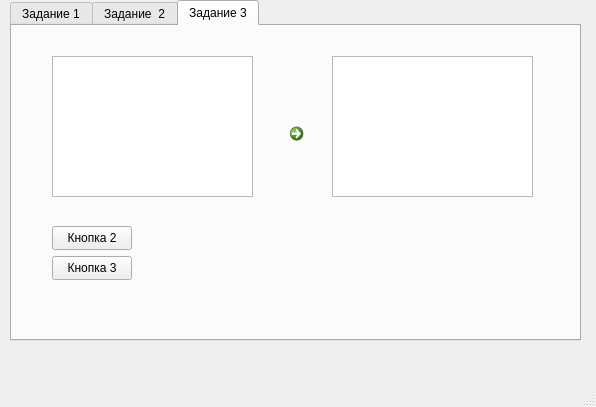
<?xml version="1.0" encoding="UTF-8"?>
<ui version="4.0">
 <class>MainWindow</class>
 <widget class="QMainWindow" name="MainWindow">
  <property name="geometry">
   <rect>
    <x>0</x>
    <y>0</y>
    <width>596</width>
    <height>407</height>
   </rect>
  </property>
  <property name="windowTitle">
   <string>MainWindow</string>
  </property>
  <widget class="QWidget" name="centralwidget">
   <widget class="QTabWidget" name="tabWidget">
    <property name="geometry">
     <rect>
      <x>10</x>
      <y>0</y>
      <width>571</width>
      <height>341</height>
     </rect>
    </property>
    <property name="currentIndex">
     <number>2</number>
    </property>
    <widget class="QWidget" name="tab">
     <attribute name="title">
      <string>Задание 1</string>
     </attribute>
     <widget class="QPushButton" name="pushButton">
      <property name="geometry">
       <rect>
        <x>230</x>
        <y>230</y>
        <width>80</width>
        <height>24</height>
       </rect>
      </property>
      <property name="text">
       <string>Решение</string>
      </property>
     </widget>
     <widget class="QLabel" name="label">
      <property name="geometry">
       <rect>
        <x>40</x>
        <y>10</y>
        <width>16</width>
        <height>20</height>
       </rect>
      </property>
      <property name="text">
       <string>a</string>
      </property>
     </widget>
     <widget class="QLabel" name="label_2">
      <property name="geometry">
       <rect>
        <x>40</x>
        <y>40</y>
        <width>16</width>
        <height>20</height>
       </rect>
      </property>
      <property name="text">
       <string>b</string>
      </property>
     </widget>
     <widget class="QLabel" name="label_3">
      <property name="geometry">
       <rect>
        <x>40</x>
        <y>70</y>
        <width>16</width>
        <height>20</height>
       </rect>
      </property>
      <property name="text">
       <string>c</string>
      </property>
     </widget>
     <widget class="QLineEdit" name="lineEdit">
      <property name="geometry">
       <rect>
        <x>50</x>
        <y>10</y>
        <width>113</width>
        <height>24</height>
       </rect>
      </property>
     </widget>
     <widget class="QLineEdit" name="lineEdit_2">
      <property name="geometry">
       <rect>
        <x>50</x>
        <y>40</y>
        <width>113</width>
        <height>24</height>
       </rect>
      </property>
     </widget>
     <widget class="QLineEdit" name="lineEdit_3">
      <property name="geometry">
       <rect>
        <x>50</x>
        <y>70</y>
        <width>113</width>
        <height>24</height>
       </rect>
      </property>
     </widget>
     <widget class="QLineEdit" name="lineEdit_4">
      <property name="geometry">
       <rect>
        <x>210</x>
        <y>200</y>
        <width>113</width>
        <height>24</height>
       </rect>
      </property>
     </widget>
    </widget>
    <widget class="QWidget" name="tab_2">
     <attribute name="title">
      <string>Задание  2</string>
     </attribute>
     <widget class="QRadioButton" name="radSelButton">
      <property name="geometry">
       <rect>
        <x>200</x>
        <y>30</y>
        <width>71</width>
        <height>20</height>
       </rect>
      </property>
      <property name="text">
       <string>Радианы</string>
      </property>
     </widget>
     <widget class="QLineEdit" name="angel">
      <property name="geometry">
       <rect>
        <x>80</x>
        <y>30</y>
        <width>113</width>
        <height>24</height>
       </rect>
      </property>
     </widget>
     <widget class="QLabel" name="label_4">
      <property name="geometry">
       <rect>
        <x>50</x>
        <y>30</y>
        <width>31</width>
        <height>20</height>
       </rect>
      </property>
      <property name="text">
       <string>Угол</string>
      </property>
     </widget>
     <widget class="QLabel" name="label_5">
      <property name="geometry">
       <rect>
        <x>20</x>
        <y>60</y>
        <width>61</width>
        <height>20</height>
       </rect>
      </property>
      <property name="text">
       <string>Сторона A</string>
      </property>
     </widget>
     <widget class="QLabel" name="label_6">
      <property name="geometry">
       <rect>
        <x>20</x>
        <y>90</y>
        <width>61</width>
        <height>20</height>
       </rect>
      </property>
      <property name="text">
       <string>Сторона B</string>
      </property>
     </widget>
     <widget class="QLineEdit" name="side_A">
      <property name="geometry">
       <rect>
        <x>80</x>
        <y>60</y>
        <width>113</width>
        <height>24</height>
       </rect>
      </property>
     </widget>
     <widget class="QLineEdit" name="side_B">
      <property name="geometry">
       <rect>
        <x>80</x>
        <y>90</y>
        <width>113</width>
        <height>24</height>
       </rect>
      </property>
     </widget>
     <widget class="QLineEdit" name="resulte_2">
      <property name="geometry">
       <rect>
        <x>220</x>
        <y>200</y>
        <width>113</width>
        <height>24</height>
       </rect>
      </property>
     </widget>
     <widget class="QPushButton" name="Ex_2">
      <property name="geometry">
       <rect>
        <x>240</x>
        <y>230</y>
        <width>80</width>
        <height>24</height>
       </rect>
      </property>
      <property name="text">
       <string>Решение</string>
      </property>
     </widget>
    </widget>
    <widget class="QWidget" name="tab_5">
     <attribute name="title">
      <string>Задание 3</string>
     </attribute>
     <widget class="QTextEdit" name="Text_1">
      <property name="geometry">
       <rect>
        <x>40</x>
        <y>30</y>
        <width>201</width>
        <height>141</height>
       </rect>
      </property>
     </widget>
     <widget class="QTextEdit" name="Text_2">
      <property name="geometry">
       <rect>
        <x>320</x>
        <y>30</y>
        <width>201</width>
        <height>141</height>
       </rect>
      </property>
     </widget>
     <widget class="QPushButton" name="Replace_text">
      <property name="geometry">
       <rect>
        <x>40</x>
        <y>200</y>
        <width>80</width>
        <height>24</height>
       </rect>
      </property>
      <property name="text">
       <string>Кнопка 2</string>
      </property>
     </widget>
     <widget class="QPushButton" name="Random">
      <property name="geometry">
       <rect>
        <x>40</x>
        <y>230</y>
        <width>80</width>
        <height>24</height>
       </rect>
      </property>
      <property name="text">
       <string>Кнопка 3</string>
      </property>
     </widget>
     <widget class="QCommandLinkButton" name="Move_Text">
      <property name="geometry">
       <rect>
        <x>270</x>
        <y>90</y>
        <width>31</width>
        <height>31</height>
       </rect>
      </property>
      <property name="text">
       <string/>
      </property>
     </widget>
    </widget>
   </widget>
  </widget>
  <widget class="QMenuBar" name="menubar">
   <property name="geometry">
    <rect>
     <x>0</x>
     <y>0</y>
     <width>596</width>
     <height>21</height>
    </rect>
   </property>
  </widget>
  <widget class="QStatusBar" name="statusbar"/>
 </widget>
 <resources/>
 <connections/>
</ui>
